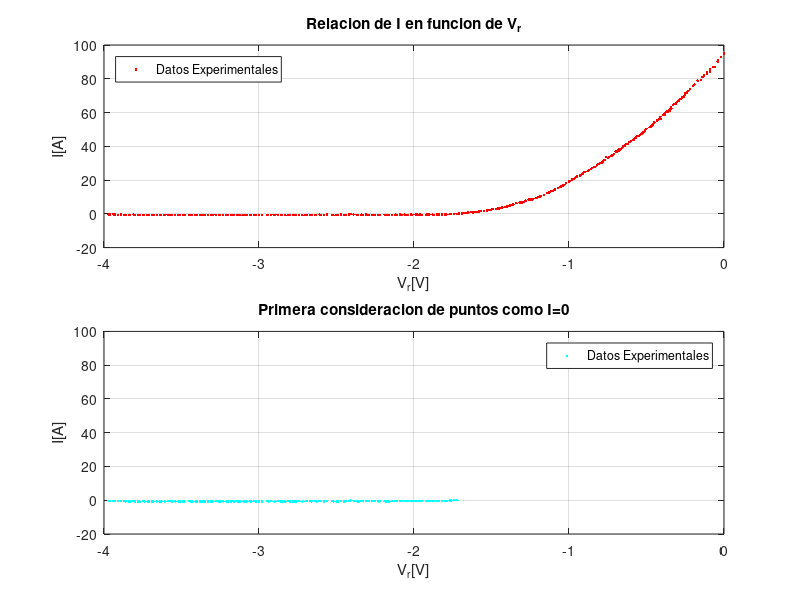
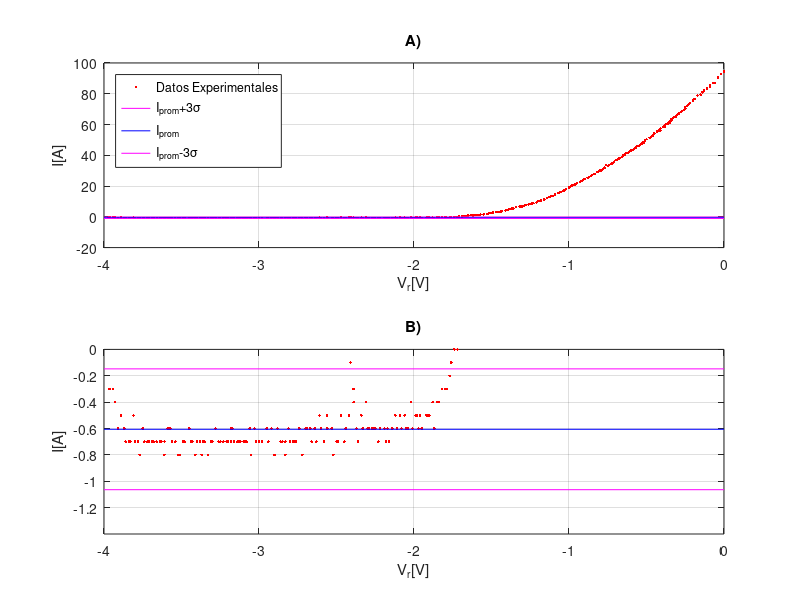
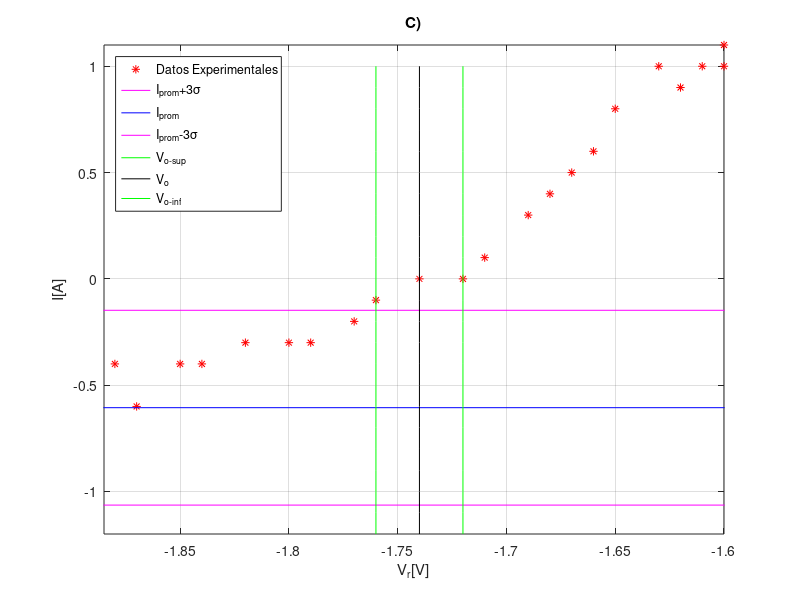

Here is the MATLAB script that generated these plots, in order:
clear all; close all; 
Vr = [0	0	-0.02	-0.04	-0.04	-0.06	-0.07	-0.09	-0.09	-0.11	-0.11	-0.13	-0.14	-0.15	-0.17	-0.19	-0.2	-0.22	-0.23	-0.24	-0.25	-0.25	-0.26	-0.27	-0.27	-0.28	-0.29	-0.3	-0.31	-0.32	-0.33	-0.34	-0.34	-0.35	-0.35	-0.35	-0.36	-0.36	-0.37	-0.38	-0.38	-0.38	-0.39	-0.39	-0.41	-0.41	-0.42	-0.43	-0.43	-0.45	-0.46	-0.46	-0.46	-0.47	-0.47	-0.48	-0.5	-0.51	-0.51	-0.52	-0.52	-0.53	-0.54	-0.55	-0.56	-0.57	-0.57	-0.58	-0.59	-0.6	-0.61	-0.62	-0.63	-0.64	-0.65	-0.66	-0.67	-0.68	-0.68	-0.69	-0.7	-0.71	-0.72	-0.72	-0.73	-0.74	-0.75	-0.76	-0.77	-0.78	-0.79	-0.79	-0.8	-0.81	-0.82	-0.83	-0.84	-0.85	-0.86	-0.87	-0.88	-0.9	-0.91	-0.92	-0.93	-0.95	-0.96	-0.97	-0.98	-0.99	-1	-1.02	-1.03	-1.04	-1.05	-1.06	-1.07	-1.09	-1.1	-1.11	-1.12	-1.13	-1.14	-1.16	-1.18	-1.19	-1.19	-1.19	-1.2	-1.21	-1.23	-1.24	-1.25	-1.26	-1.26	-1.28	-1.29	-1.3	-1.31	-1.32	-1.34	-1.36	-1.37	-1.38	-1.39	-1.4	-1.41	-1.43	-1.44	-1.45	-1.46	-1.47	-1.49	-1.5	-1.5	-1.51	-1.52	-1.53	-1.55	-1.55	-1.57	-1.58	-1.59	-1.6	-1.6	-1.61	-1.62	-1.63	-1.65	-1.66	-1.67	-1.68	-1.69	-1.71	-1.72	-1.74	-1.76	-1.77	-1.79	-1.8	-1.82	-1.84	-1.85	-1.87	-1.88	-1.9	-1.91	-1.92	-1.95	-1.96	-1.97	-1.98	-1.99	-2.01	-2.02	-2.04	-2.05	-2.06	-2.08	-2.09	-2.11	-2.12	-2.14	-2.16	-2.17	-2.18	-2.19	-2.22	-2.23	-2.25	-2.26	-2.27	-2.29	-2.3	-2.31	-2.33	-2.34	-2.36	-2.37	-2.39	-2.39	-2.41	-2.42	-2.44	-2.45	-2.47	-2.49	-2.5	-2.52	-2.53	-2.56	-2.56	-2.58	-2.6	-2.61	-2.63	-2.64	-2.66	-2.67	-2.69	-2.7	-2.72	-2.74	-2.76	-2.77	-2.78	-2.8	-2.81	-2.83	-2.83	-2.85	-2.86	-2.88	-2.9	-2.92	-2.94	-2.95	-2.98	-2.98	-3	-3.02	-3.03	-3.05	-3.06	-3.08	-3.09	-3.1	-3.12	-3.13	-3.14	-3.16	-3.17	-3.18	-3.18	-3.2	-3.21	-3.23	-3.23	-3.25	-3.26	-3.28	-3.3	-3.31	-3.33	-3.35	-3.36	-3.37	-3.38	-3.4	-3.41	-3.43	-3.44	-3.45	-3.48	-3.49	-3.51	-3.52	-3.54	-3.56	-3.57	-3.58	-3.59	-3.61	-3.61	-3.63	-3.64	-3.66	-3.68	-3.69	-3.71	-3.72	-3.74	-3.75	-3.77	-3.78	-3.8	-3.81	-3.83	-3.84	-3.86	-3.87	-3.89	-3.91	-3.93	-3.94	-3.96	-3.97];
I  = [94.9	94.5	93	91	90.2	87	86.8	85.5	84.3	83.7	82.9	82	80.9	79.4	78.9	76.6	75.6	74.1	72.9	71.9	71.3	70.5	69.5	68.9	68.6	68.1	67.2	66.6	65.3	64.9	64.3	63.3	62.5	61.9	61.5	61.2	60.8	60.7	60.5	59.7	59.4	58.5	58.8	58.4	57.5	56.2	56.2	55.6	55.1	54.2	52.8	52.8	53	52	51.7	51.4	50.4	49.8	49.2	48.5	47.9	47.6	46.9	46	46	45.3	44.8	44	43.6	43	42.5	41.3	41.3	40.4	39.9	38.9	38.1	38.1	37.4	37	36.8	35.5	34.9	34.6	34.2	33.7	33.1	33.5	32	30.9	30.4	30.2	30.1	29.5	29	27.8	27.9	27.1	26.6	26	25.3	24.7	24	23.2	22.8	22.1	21.1	20.7	20.3	19.6	19.1	18.1	17.2	16.8	16.3	15.9	15.4	14.4	13.7	13.4	13.2	12.7	12.3	11.3	10.5	10.2	10.1	10.2	10.1	9.4	8.9	8.6	8.5	8.4	8.1	7.8	7.1	6.8	6.8	6.8	6.3	5.5	5.3	5	4.7	4.4	4.1	3.8	3.4	3.2	3.2	3	2.7	2.5	2.5	2.3	2.1	1.9	1.7	1.6	1.5	1.3	1.2	1.1	1	1	0.9	1	0.8	0.6	0.5	0.4	0.3	0.1	0	0	-0.1	-0.2	-0.3	-0.3	-0.3	-0.4	-0.4	-0.6	-0.4	-0.5	-0.5	-0.5	-0.6	-0.5	-0.6	-0.5	-0.5	-0.6	-0.4	-0.6	-0.6	-0.5	-0.6	-0.5	-0.6	-0.5	-0.6	-0.7	-0.6	-0.7	-0.6	-0.6	-0.7	-0.6	-0.6	-0.6	-0.6	-0.6	-0.4	-0.6	-0.5	-0.7	-0.6	-0.4	-0.3	-0.1	-0.5	-0.6	-0.7	-0.5	-0.7	-0.7	-0.8	-0.6	-0.5	-0.6	-0.7	-0.6	-0.5	-0.7	-0.6	-0.7	-0.6	-0.6	-0.6	-0.8	-0.6	-0.7	-0.7	-0.7	-0.7	-0.6	-0.8	-0.7	-0.7	-0.7	-0.6	-0.8	-0.6	-0.7	-0.6	-0.7	-0.7	-0.7	-0.7	-0.6	-0.8	-0.6	-0.7	-0.7	-0.7	-0.7	-0.7	-0.7	-0.7	-0.6	-0.7	-0.6	-0.7	-0.7	-0.7	-0.7	-0.7	-0.7	-0.6	-0.7	-0.7	-0.8	-0.7	-0.7	-0.8	-0.7	-0.7	-0.8	-0.7	-0.7	-0.6	-0.7	-0.7	-0.8	-0.8	-0.7	-0.7	-0.6	-0.6	-0.6	-0.8	-0.7	-0.7	-0.7	-0.7	-0.7	-0.7	-0.7	-0.7	-0.7	-0.6	-0.8	-0.7	-0.7	-0.5	-0.7	-0.7	-0.7	-0.6	-0.5	-0.6	-0.4	-0.3	-0.3	-0.3];
volmax = -1.72; %%%%%%%%%%%%%%%%%%%% <-------------SELECCIONAR el valor de voltaje hasta el que se considera, inicialmente, que esta el 0
N=find(Vr == volmax);
n = 0; sum = 0; x(1) = 0; y(1) = 0;
for n = N:size(Vr,2)
  x(n-(N-1)) = Vr(n);
  y(n-(N-1)) = I(n);
end

prom=mean(y)
destan=std(y)
size(y,2)
xx = -4:1:0;
yysup = (prom+3*destan)*ones(1,5);
yyprom = (prom)*ones(1,5);
yyinf = (prom-3*destan)*ones(1,5);
Vosup=-1.76; %%%%%%%%%%%%%%%%%%%% <-------------
Voinf=-1.72; %%%%%%%%%%%%%%%%%%%% <-------------SELECCIONAR el rango para el cual se considera que esta el primer voltaje fuera de la region 0
Vo=(Vosup+Voinf)/2
deltaVo=Vo-Vosup
xf1= Vosup*ones(1,23);
yf1= -1.2:0.1:1;
xf2= Vo*ones(1,23);
yf2= -1.2:0.1:1;
xf3= Voinf*ones(1,23);
yf3= -1.2:0.1:1;
figure(1);clf;
%%%%%%%%%%%%%%%%%%%%%%%%%%%%%%%%%%%%%%%%%%%%%%%%%%%%%%%%%%%%%%%%%%%%%%
subplot(2,2,1:2)
plot (Vr,I,'r.');grid on;
xlabel('V_{r}[V]');ylabel('I[A]');
legend('Datos Experimentales','Location','northwest')
title('Relacion de I en funcion de V_{r}')
%%%%%%%%%%%%%%%%%%%%%%%%%%%%%%%%%%%%%%%%%%%%%%%%%%%%%%%%%%%%%%%%%%%%%%
subplot(2,2,3:4)
plot (x,y,'c.');grid on;
axis([-4 0 -20 100])
xlabel('V_{r}[V]');ylabel('I[A]');
legend('Datos Experimentales')
title('Primera consideracion de puntos como I=0')

figure(2);clf;
%%%%%%%%%%%%%%%%%%%%%%%%%%%%%%%%%%%%%%%%%%%%%%%%%%%%%%%%%%%%%%%%%%%%%%
subplot(2,1,1)
plot (Vr,I,'r.',xx,yysup,'m-',xx,yyprom,'b-',xx,yyinf,'m-');grid on;
axis([-4 0 -20 100])
title('A)')
xlabel('V_{r}[V]');ylabel('I[A]');
legend('Datos Experimentales','I_{prom}+3\sigma','I_{prom}','I_{prom}-3\sigma','Location','northwest')
%%%%%%%%%%%%%%%%%%%%%%%%%%%%%%%%%%%%%%%%%%%%%%%%%%%%%%%%%%%%%%%%%%%%%%
subplot(2,1,2)
plot (Vr,I,'r.',xx,yysup,'m-',xx,yyprom,'b-',xx,yyinf,'m-');grid on;
title('B)')
xlabel('V_{r}[V]');ylabel('I[A]');
axis([-4 0 -1.4 0])
%%%%%%%%%%%%%%%%%%%%%%%%%%%%%%%%%%%%%%%%%%%%%%%%%%%%%%%%%%%%%%%%%%%%%%
figure(3);clf;
plot (Vr,I,'r*',xx,yysup,'m-',xx,yyprom,'b-',xx,yyinf,'m-',xf1,yf1,'g',xf2,yf2,'k',xf3,yf3,'g');grid on;
title('C)')
axis([-1.885 -1.6 -1.2 1.1])
xlabel('V_{r}[V]');ylabel('I[A]');
legend('Datos Experimentales','I_{prom}+3\sigma','I_{prom}','I_{prom}-3\sigma','V_{o-sup}','V_{o}','V_{o-inf}','Location','northwest')